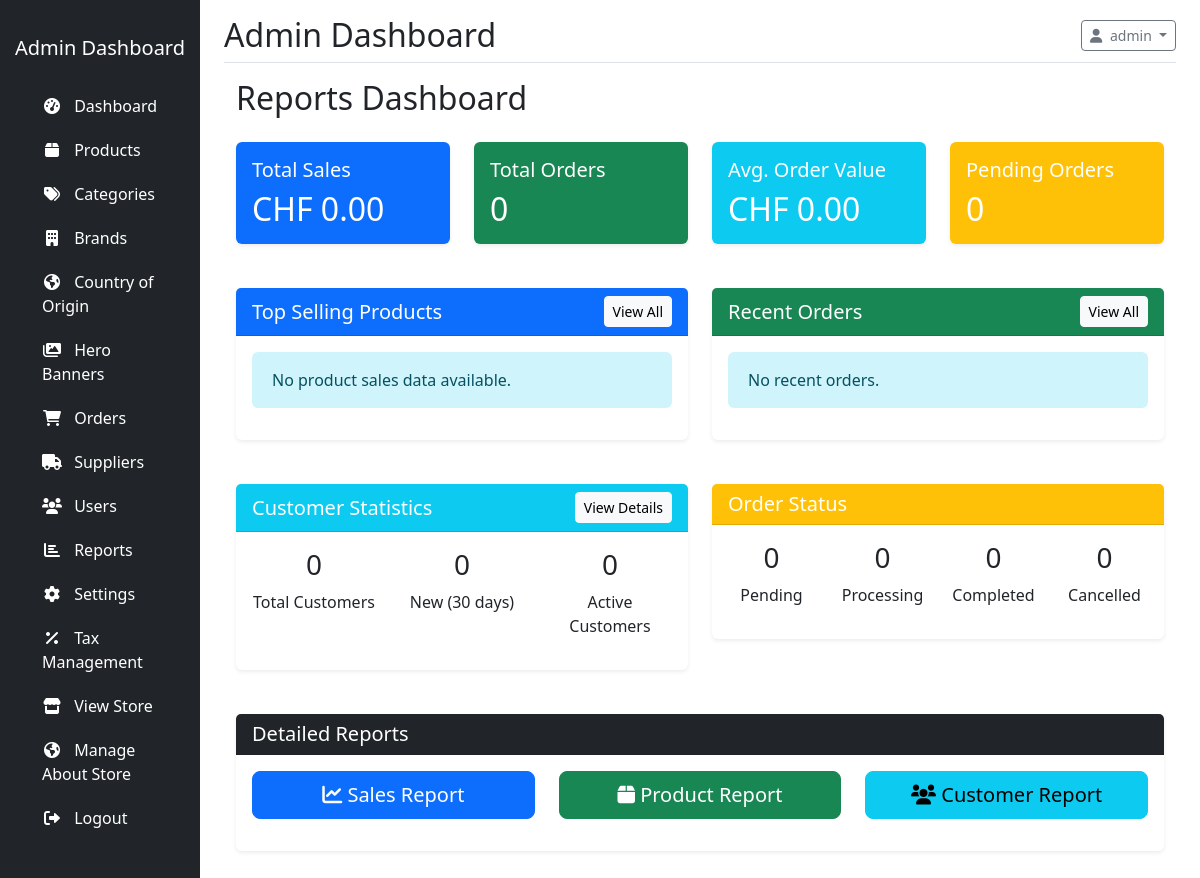
/?controller=report&action=index (signed in), run on an earlier commit of the app's database.
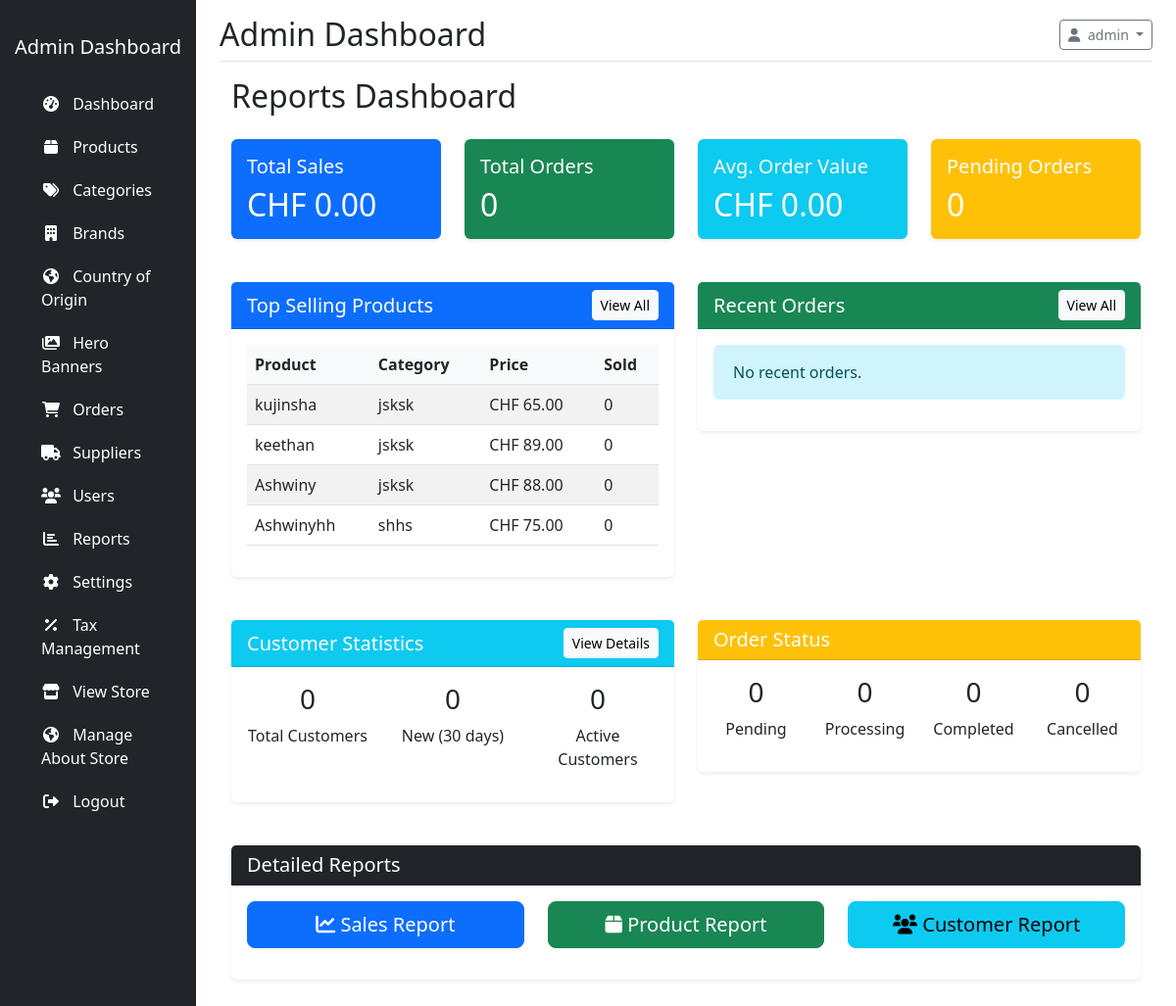
And on a later commit of the database.
### tables this page shows
CREATE TABLE IF NOT EXISTS `products` (
  `id` int NOT NULL AUTO_INCREMENT,
  `name` varchar(255) NOT NULL,
  `description` text,
  `price` decimal(10,2) NOT NULL,
  `sale_price` decimal(10,2) DEFAULT NULL,
  `stock_quantity` int NOT NULL DEFAULT '0',
  `sku` varchar(50) DEFAULT NULL,
  `category_id` int DEFAULT NULL,
  `brand_id` int DEFAULT NULL,
  `image` varchar(255) DEFAULT NULL,
  `status` enum('active','inactive','out_of_stock') DEFAULT 'active',
  `is_visible` tinyint(1) DEFAULT '0',
  `created_at` timestamp NULL DEFAULT CURRENT_TIMESTAMP,
  `updated_at` timestamp NULL DEFAULT CURRENT_TIMESTAMP ON UPDATE CURRENT_TIMESTAMP,
  `add_date` date NOT NULL DEFAULT (curdate()),
  `expiry_date` date DEFAULT NULL,
  `is_new` tinyint(1) NOT NULL DEFAULT '0',
  `country_id` int DEFAULT NULL,
  `price2` decimal(10,2) DEFAULT NULL,
  `price3` decimal(10,2) DEFAULT NULL,
  `supplier` varchar(100) DEFAULT NULL,
  `batch_number` int NOT NULL,
  PRIMARY KEY (`id`),
  UNIQUE KEY `sku` (`sku`),
  KEY `category_id` (`category_id`),
  KEY `fk_products_brands` (`brand_id`)
);

CREATE TABLE IF NOT EXISTS `categories` (
  `id` int NOT NULL AUTO_INCREMENT,
  `name` varchar(100) NOT NULL,
  `description` text,
  `icon` varchar(50) DEFAULT NULL,
  `image` varchar(255) DEFAULT NULL,
  `parent_id` int DEFAULT NULL,
  `tax_id` int DEFAULT NULL,
  `status` tinyint(1) DEFAULT '1',
  `created_at` timestamp NULL DEFAULT CURRENT_TIMESTAMP,
  `updated_at` timestamp NULL DEFAULT CURRENT_TIMESTAMP ON UPDATE CURRENT_TIMESTAMP,
  `tax` int NOT NULL,
  PRIMARY KEY (`id`),
  KEY `parent_id` (`parent_id`)
);

CREATE TABLE IF NOT EXISTS `settings` (
  `id` int NOT NULL AUTO_INCREMENT,
  `key` varchar(100) NOT NULL,
  `value` text,
  `group` varchar(50) DEFAULT 'general',
  `created_at` timestamp NULL DEFAULT CURRENT_TIMESTAMP,
  `updated_at` timestamp NULL DEFAULT CURRENT_TIMESTAMP ON UPDATE CURRENT_TIMESTAMP,
  PRIMARY KEY (`id`),
  UNIQUE KEY `key` (`key`)
);

### app/controllers/ReportController.php (called while the page is built, shortened)
<?php
class ReportController extends Controller {
    private $orderModel;
    private $productModel;
    private $userModel;
    public function __construct() {
        $this->orderModel = $this->model('Order');
        $this->productModel = $this->model('Product');
        $this->userModel = $this->model('User');
    }
    public function index() {
        $salesSummary = $this->orderModel->getSalesSummary();
        $topProducts = $this->productModel->getTopSellingProducts(5);
        $recentOrders = $this->orderModel->getRecentOrders(5);
        $customerStats = $this->userModel->getCustomerStatistics();
        $this->view('admin/reports/index', [
            'salesSummary' => $salesSummary,
            'topProducts' => $topProducts,
            'recentOrders' => $recentOrders,
            'customerStats' => $customerStats
        ]);
    }
}

### config/database.php (called while the page is built, shortened)
<?php
class Database {
    private $host = DB_HOST;
    private $user = DB_USER;
    private $pass = DB_PASS;
    private $dbname = DB_NAME;
    private $conn;
    private $stmt;
    public function __construct() {
        $dsn = 'mysql:host=' . $this->host . ';dbname=' . $this->dbname;
        $options = array(
            PDO::ATTR_PERSISTENT => true,
            PDO::ATTR_ERRMODE => PDO::ERRMODE_EXCEPTION,
            PDO::ATTR_DEFAULT_FETCH_MODE => PDO::FETCH_ASSOC,
            PDO::ATTR_EMULATE_PREPARES => false
        );
        try {
            $this->conn = new PDO($dsn, $this->user, $this->pass, $options);
        } catch(PDOException $e) {
            $this->error = $e->getMessage();
        }
    }
    public function query($query) {
        $this->stmt = null;
        try {
            $this->stmt = $this->conn->prepare($query);
            return true;
        } catch(PDOException $e) {
            $this->error = $e->getMessage();
            error_log('PDO Query Error: ' . $this->error . ' - Query: ' . $query);
            throw $e;
        }
    }
    public function bind($param, $value, $type = null) {
        if(is_null($type)) {
            switch(true) {
                case is_int($value):
                    $type = PDO::PARAM_INT;
                    break;
                default:
                    $type = PDO::PARAM_STR;
            }
        }
        try {
            $result = $this->stmt->bindValue($param, $value, $type);
            return true;
        } catch(PDOException $e) {
            $this->error = $e->getMessage();
            error_log('PDO Bind Error: ' . $this->error . ' - Param: ' . $param);
            return false;
        }
    }
    public function execute() {
        try {
            return $this->stmt->execute();
        } catch(PDOException $e) {
            $this->error = $e->getMessage();
            error_log('Execute Error: ' . $this->error);
            return false;
        }
    }
    public function resultSet() {
        try {
            if(!$this->execute()) {
                return [];
            }
            return $this->stmt->fetchAll();
        } catch(PDOException $e) {
            $this->error = $e->getMessage();
            error_log('ResultSet Error: ' . $this->error);
            return [];
        }
    }
    public function single() {
        try {
            if(!$this->execute()) {
                return false;
            }
            return $this->stmt->fetch();
        } catch(PDOException $e) {
            $this->error = $e->getMessage();
            error_log('Single Error: ' . $this->error);
            return false;
        }
    }
}

### app/models/Model.php (called while the page is built, shortened)
<?php
require_once ROOT_PATH . 'config/database.php';
class Model {
    public function __construct() {
        try {
            $this->db = new Database();
        } catch (Exception $e) {
            error_log('Database connection error in Model: ' . $e->getMessage());
            throw new Exception('Failed to connect to database. Please check your configuration.');
        }
    }
}

### app/models/Order.php (called while the page is built, shortened)
<?php
class Order extends Model {
    protected $table = 'orders';
    public function getRecentOrders($limit = 10) {
        $this->db->bind(':limit', $limit);
        return $this->db->resultSet();
    }
    public function getSalesSummary() {
        $summary = [
            'total_sales' => 0,
            'total_orders' => 0,
            'pending_orders' => 0,
            'completed_orders' => 0,
            'cancelled_orders' => 0,
            'avg_order_value' => 0
        ];
        $sql = "SELECT
                COUNT(*) as total_orders,
                SUM(total_amount) as total_sales,
                AVG(total_amount) as avg_order_value
                FROM {$this->table}
                WHERE payment_status = 'paid'";
        if(!$this->db->query($sql)) {
            $this->lastError = $this->db->getError();
            return $summary;
        }
        $result = $this->db->single();
        if($result) {
            $summary['total_orders'] = (int)$result['total_orders'];
            $summary['total_sales'] = (float)$result['total_sales'];
            $summary['avg_order_value'] = (float)$result['avg_order_value'];
        }
        $sql = "SELECT COUNT(*) as count FROM {$this->table} WHERE status = 'pending'";
        if(!$this->db->query($sql)) {
            $this->lastError = $this->db->getError();
            return $summary;
        }
        $result = $this->db->single();
        if($result) {
            $summary['pending_orders'] = (int)$result['count'];
        }
        $sql = "SELECT COUNT(*) as count FROM {$this->table} WHERE status = 'completed'";
        if(!$this->db->query($sql)) {
            $this->lastError = $this->db->getError();
            return $summary;
        }
        $result = $this->db->single();
        if($result) {
            $summary['completed_orders'] = (int)$result['count'];
        }
        $sql = "SELECT COUNT(*) as count FROM {$this->table} WHERE status = 'cancelled'";
        if(!$this->db->query($sql)) {
            $this->lastError = $this->db->getError();
            return $summary;
        }
        $result = $this->db->single();
        if($result) {
            $summary['cancelled_orders'] = (int)$result['count'];
        }
        return $summary;
    }
}

### app/helpers.php (called while the page is built, shortened)
<?php
function formatCurrency($amount, $currency = null) {
    if ($currency === null) {
        $settingModel = new Setting();
        $currency = $settingModel->getSetting('store_currency_symbol', '₹');
    }
    return $currency . ' ' . number_format((float)$amount, 2);
}

### app/models/Setting.php (called while the page is built, shortened)
<?php
class Setting extends Model {
    protected $table = 'settings';
    public function getSetting($key, $default = null) {
        $sql = "SELECT value FROM {$this->table} WHERE `key` = :key";
        if(!$this->db->query($sql)) {
            $this->lastError = $this->db->getError();
            return $default;
        }
        $this->db->bind(':key', $key);
        $result = $this->db->single();
        return $result ? $result['value'] : $default;
    }
}

### app/models/Product.php (called while the page is built, shortened)
<?php
if (class_exists('Product')) {
    return;
}
class Product extends Model {
    protected $db;
    protected $table = 'products';
    public function __construct($db = null) {
        if ($db instanceof Database) {
            $this->db = $db;
        } else {
            $this->db = new Database;
        }
    }
    public function getTopSellingProducts($limit = 5) {
        $sql = "SELECT p.*, c.name as category_name,
                SUM(oi.quantity) as total_sold,
                COUNT(DISTINCT o.id) as order_count
                FROM {$this->table} p
                LEFT JOIN categories c ON p.category_id = c.id
                LEFT JOIN order_items oi ON p.id = oi.product_id
                LEFT JOIN orders o ON oi.order_id = o.id
                WHERE p.status = :status
                GROUP BY p.id
                ORDER BY total_sold DESC
                LIMIT :limit";
        if(!$this->db->query($sql)) {
            $this->lastError = $this->db->getError();
            return [];
        }
        $this->db->bind(':status', 'active');
        $this->db->bind(':limit', $limit);
        return $this->db->resultSet();
    }
}

### app/views/admin/reports/index.php (the view, shortened to what the changed rows need)
<?php require_once APP_PATH . 'views/admin/layouts/header.php'; ?>
<div class="container-fluid">
    <div class="row">
        <div class="col-md-12">
            <h2 class="mb-4">Reports Dashboard</h2>
        </div>
    </div>
    <div class="row mb-4">
        <div class="col-md-3">
            <div class="card bg-primary text-white">
                <div class="card-body">
                    <h2 class="card-text"><?php echo formatCurrency($salesSummary['total_sales']); ?></h2>
                </div>
            </div>
        </div>
        <div class="col-md-3">
            <div class="card bg-success text-white">
                <div class="card-body">
                    <h2 class="card-text"><?php echo $salesSummary['total_orders']; ?></h2>
                </div>
            </div>
        </div>
        <div class="col-md-3">
            <div class="card bg-info text-white">
                <div class="card-body">
                    <h2 class="card-text"><?php echo formatCurrency($salesSummary['avg_order_value']); ?></h2>
                </div>
            </div>
        </div>
        <div class="col-md-3">
            <div class="card bg-warning text-white">
                <div class="card-body">
                    <h2 class="card-text"><?php echo $salesSummary['pending_orders']; ?></h2>
                </div>
            </div>
        </div>
    </div>
    <div class="row">
        <div class="col-md-6 mb-4">
            <div class="card shadow-sm">
                <div class="card-body">
                    <?php if(empty($topProducts)): ?>
                        <div class="alert alert-info">No product sales data available.</div>
                    <?php else: ?>
                        <div class="table-responsive">
                            <table class="table table-striped">
                                <thead>
                                    <tr>
                                        <th>Product</th>
                                        <th>Category</th>
                                        <th>Price</th>
                                        <th>Sold</th>
                                    </tr>
                                </thead>
                                <tbody>
                                    <?php foreach($topProducts as $product): ?>
                                        <tr>
                                            <td><?php echo $product['name']; ?></td>
                                            <td><?php echo $product['category_name']; ?></td>
                                            <td><?php echo formatCurrency($product['price']); ?></td>
                                            <td><?php echo $product['total_sold'] ?? 0; ?></td>
                                        </tr>
                                    <?php endforeach; ?>
                                </tbody>
                            </table>
                        </div>
                    <?php endif; ?>
                </div>
            </div>
        </div>
    </div>
</div>
<?php require_once APP_PATH . 'views/admin/layouts/footer.php'; ?>

What changed in the data, as far as the page shows it:
added products: name "kujinsha", category.name "jsksk", price.value "CHF 65.00", total_sold "0"
added products: name "keethan", category.name "jsksk", price.value "CHF 89.00", total_sold "0"
added products: name "Ashwiny", category.name "jsksk", price.value "CHF 88.00", total_sold "0"
added products: name "Ashwinyhh", category.name "shhs", price.value "CHF 75.00", total_sold "0"
Also different on the page:
text no longer shown: "No product sales data available."
text now shown: "Product Category Price Sold"
